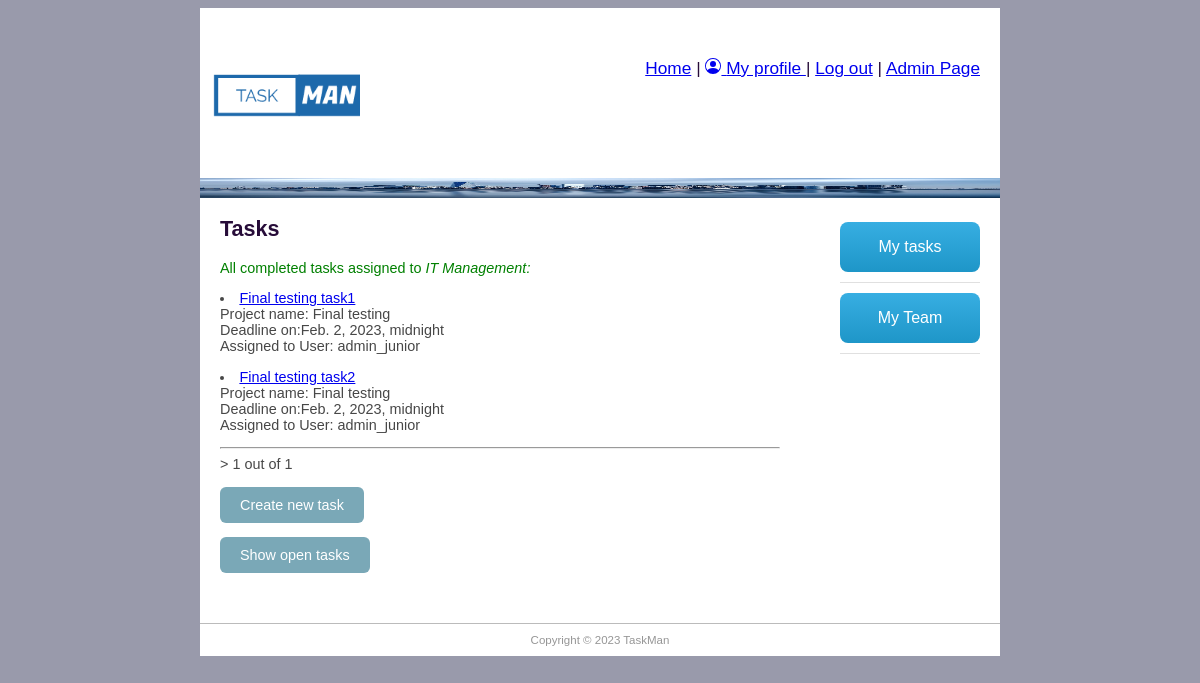
/taskman/alltasksc/ (signed in), run on the app's committed database.
### taskman/models.py (models this page shows, shortened)
class Employee(models.Model):
    user = models.OneToOneField(User, on_delete=models.CASCADE)
    group_id = models.ForeignKey(Group, help_text='Assign to a team', on_delete=models.SET_NULL, null=True, blank=True)
    photo = models.ImageField(default='default.png', upload_to='profile_pics')
    team_role = models.ForeignKey(TeamRole, help_text='Assign a position', on_delete=models.SET_NULL, null=True, blank=True)
    task_number = models.IntegerField('Number of tasks assigned', default=0, validators=[MaxValueValidator(10)])

class TaskInstance(models.Model):
    project_id = models.ForeignKey('Project', help_text='Assign to a task', on_delete=models.SET_NULL, null=True, blank=True)
    job_title = models.CharField('Task title', max_length=200, help_text='Enter Task role', null=True, blank=True)
    description = models.TextField('Description', max_length=2000, help_text='Enter task description', null=True, blank=True)
    enddate = models.DateTimeField('Requested finish date', null=True, blank=True)
    completed_on = models.BooleanField('Completed', default=False)
    assign_employees = models.ForeignKey(Employee, help_text='Select employees to task', on_delete=models.CASCADE)

class Project(models.Model):
    title = models.CharField('Project title', max_length=100, help_text='Enter project title')
    description = models.TextField('Description', max_length=2000, help_text='Enter project description')
    group_id = models.ForeignKey(Group, help_text='Assign to a team', blank=True, on_delete=models.SET_NULL, null=True)
    employee_req = models.IntegerField('Number of employees expected', default=0)
    enddate = models.DateTimeField('Requested finish date', null=True, blank=True)
    created_on = models.DateTimeField(editable=False, auto_now_add=True)
    updated_on = models.DateTimeField(editable=False, auto_now_add=True)
    completed_on = models.BooleanField('Completed', default=False)

### taskman/views.py (the view)
# urls.py: path('alltasksc/', views.AllTaskCListView.as_view(), name='all_tasks_c'),
class AllTaskCListView(LoginRequiredMixin, generic.ListView):
    model = TaskInstance
    paginate_by = 5
    template_name = 'all_tasks_completed.html'
    def get_context_data(self, **kwargs):
        context = super().get_context_data(**kwargs)
        current_employee = Employee.objects.get(user=self.request.user)
        context['current_employee'] = current_employee
        return context
    def get_queryset(self):
        current_employee = Employee.objects.get(user=self.request.user)
        task_list = TaskInstance.objects.filter(project_id__group_id__id=current_employee.group_id.id) \
            .filter(completed_on=True)
        return task_list

### taskman/templates/all_tasks_completed.html (shortened to what this page needs)
{% extends "base.html" %}
{% block content %}
<h1>Tasks</h1>
<p style="color:green">All completed tasks assigned to <em>{{current_employee.group_id}}:</em> </p>
{% for tasks_obj in taskinstance_list %}
<li> <a href="{% url 'task-detail' tasks_obj.id %}">{{tasks_obj.job_title}}</a> <br>Project name: {{tasks_obj.project_id.title}}
    <br> Deadline on:{{tasks_obj.enddate}} <br>Assigned to User: {{tasks_obj.assign_employees.user.username}}</li>
{% endfor %}
<hr>
<div class="pagination"><span class="step-links">>
        <span class="current">
            {{ page_obj.number }} out of {{ page_obj.paginator.num_pages }}</span>
    </span></div>
<a class="button-cool" href="{% url 'task-new' %}">Create new task</a>
<a class="button-cool" href="{% url 'all_tasks' %}">Show open tasks</a>
{% endblock %}

### taskman/static/css/main.css (style rules this page uses)
body { background-color: #999AAB; font-family: "Trebuchet MS", Helvetica, sans-serif; font-size: 0.9em; text-align: justify; color: #474747; }
h1 { color: #270c39; }
.button-cool { display: inline-block; padding: 10px 20px; text-align: center; text-decoration: none; color: #ffffff; background-color: #7aa8b7; border-radius: 6px; outline: none; }

### taskman/templates/all_tasks_completed.html (style rules this page uses)
.button-cool { display: inline-block; padding: 10px 20px; text-align: center; text-decoration: none; color: #ffffff; background-color: #7aa8b7; border-radius: 6px; outline: none; }

### data on the page
Employee: group_id "IT Management"
TaskInstance: job_title "Final testing task1", project_id "Final testing", enddate "Feb. 2, 2023, midnight", assign_employees.user.username "admin_junior"
TaskInstance: job_title "Final testing task2", project_id "Final testing", enddate "Feb. 2, 2023, midnight", assign_employees.user.username "admin_junior"

### other printed values
{{ page_obj.number }} "1"
{{ page_obj.paginator.num_pages }} "1"
